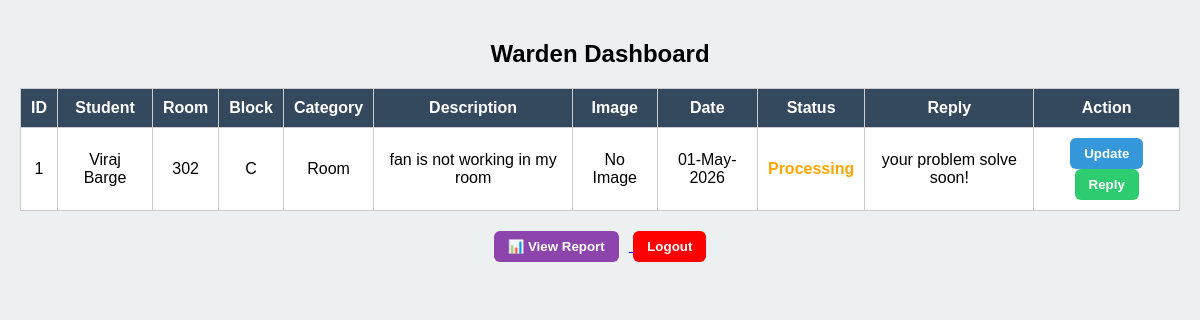
/admin_dashboard.php (signed in), run on the app's committed database.
### tables this page shows
CREATE TABLE `complaints` (
  `id` int(11) NOT NULL,
  `user_id` int(11) NOT NULL,
  `category_id` int(11) DEFAULT NULL,
  `description` text NOT NULL,
  `status` varchar(50) DEFAULT 'Pending',
  `reply` text DEFAULT NULL,
  `created_at` timestamp NOT NULL DEFAULT current_timestamp(),
  `admin_id` int(11) DEFAULT NULL,
  `image` varchar(255) DEFAULT NULL
);

CREATE TABLE `users` (
  `id` int(11) NOT NULL,
  `name` varchar(100) NOT NULL,
  `email` varchar(100) NOT NULL,
  `password` varchar(255) DEFAULT NULL,
  `room_no` varchar(10) DEFAULT NULL,
  `block` varchar(10) DEFAULT NULL,
  `created_at` timestamp NOT NULL DEFAULT current_timestamp()
);

CREATE TABLE `categories` (
  `id` int(11) NOT NULL,
  `name` varchar(100) NOT NULL,
  `role` varchar(50) DEFAULT NULL
);

### admin_dashboard.php (the view, shortened to what this page needs)
<?php
include("../db.php");
$admin_id = $_SESSION['admin_id'];
$role = isset($_SESSION['role']) ? $_SESSION['role'] : "Admin";
$query = "
SELECT complaints.*,
       users.name AS student_name,
       users.room_no,
       users.block,
       categories.name AS category_name
FROM complaints
JOIN users ON complaints.user_id = users.id
JOIN categories ON complaints.category_id = categories.id
WHERE complaints.admin_id = '$admin_id'
ORDER BY complaints.id DESC
";
$q = mysqli_query($conn, $query);
?>
<!DOCTYPE html>
<html>
<head>
</head>
<body>
<h2><?php echo htmlspecialchars($role); ?> Dashboard</h2>
<table>
<tr>
<th>ID</th>
<th>Student</th>
<th>Room</th>
<th>Block</th>
<th>Category</th>
<th>Description</th>
<th>Image</th>
<th>Date</th>
<th>Status</th>
<th>Reply</th>
<th>Action</th>
</tr>
<?php
if(mysqli_num_rows($q) > 0){
while($row = mysqli_fetch_assoc($q)){
?>
<tr>
<td><?php echo $row['id']; ?></td>
<td><?php echo htmlspecialchars($row['student_name']); ?></td>
<td><?php echo htmlspecialchars($row['room_no']); ?></td>
<td><?php echo htmlspecialchars($row['block']); ?></td>
<td><?php echo htmlspecialchars($row['category_name']); ?></td>
<td><?php echo htmlspecialchars($row['description']); ?></td>
<td>
<?php if(!empty($row['image'])){ ?>
<img src="../uploads/<?php echo $row['image']; ?>" onclick="openImage(this.src)">
<?php } else { echo "No Image"; } ?>
</td>
<td>
<?php
echo !empty($row['created_at'])
? date("d-M-Y", strtotime($row['created_at']))
: "N/A";
?>
</td>
<td class="<?php echo strtolower($row['status']); ?>">
<?php echo $row['status']; ?>
</td>
<td>
<?php echo !empty($row['reply']) ? $row['reply'] : "No Reply"; ?>
</td>
<td>
<a href="update_status.php?id=<?php echo $row['id']; ?>">
<button class="update">Update</button>
</a>
<a href="reply.php?id=<?php echo $row['id']; ?>">
<button class="reply">Reply</button>
</a>
</td>
</tr>
<?php
}
} else {
?>
<tr>
<td colspan="11">No complaints found</td>
</tr>
<?php } ?>
</table>
<div class="bottom-buttons">
    <a href="report.php">
        <button class="report">📊 View Report</button>
    </a>
    <a href="admin_logout.php">
        <button class="logout">Logout</button>
    </a>
</div>
</body>
</html>

### admin_dashboard.php (style rules this page uses)
body { margin:0; font-family:Arial; background:#ecf0f1; padding:20px; }
h2 { text-align:center; }
table { width:100%; border-collapse:collapse; background:white; }
th,td { padding:10px; border:1px solid #ccc; text-align:center; }
th { background:#34495e; color:white; }
.processing { color:orange;font-weight:bold; }
button { padding:8px 14px; border:none; border-radius:6px; cursor:pointer; font-weight:bold; }
.update { background:#3498db;color:white; }
.reply { background:#2ecc71;color:white; }
.bottom-buttons { margin-top:20px; text-align:center; }
.report { background:#8e44ad; color:white; margin-right:10px; }
.logout { background:red; color:white; }

### data on the page
complaints: id "1", user.name "Viraj Barge", user.room_no "302", user.block "C", category.name "Room", description "fan is not working in my room", image "No Image", created_at "01-May-2026", status "Processing", reply "your problem solve soon!"

### other printed values
$role "Warden"
